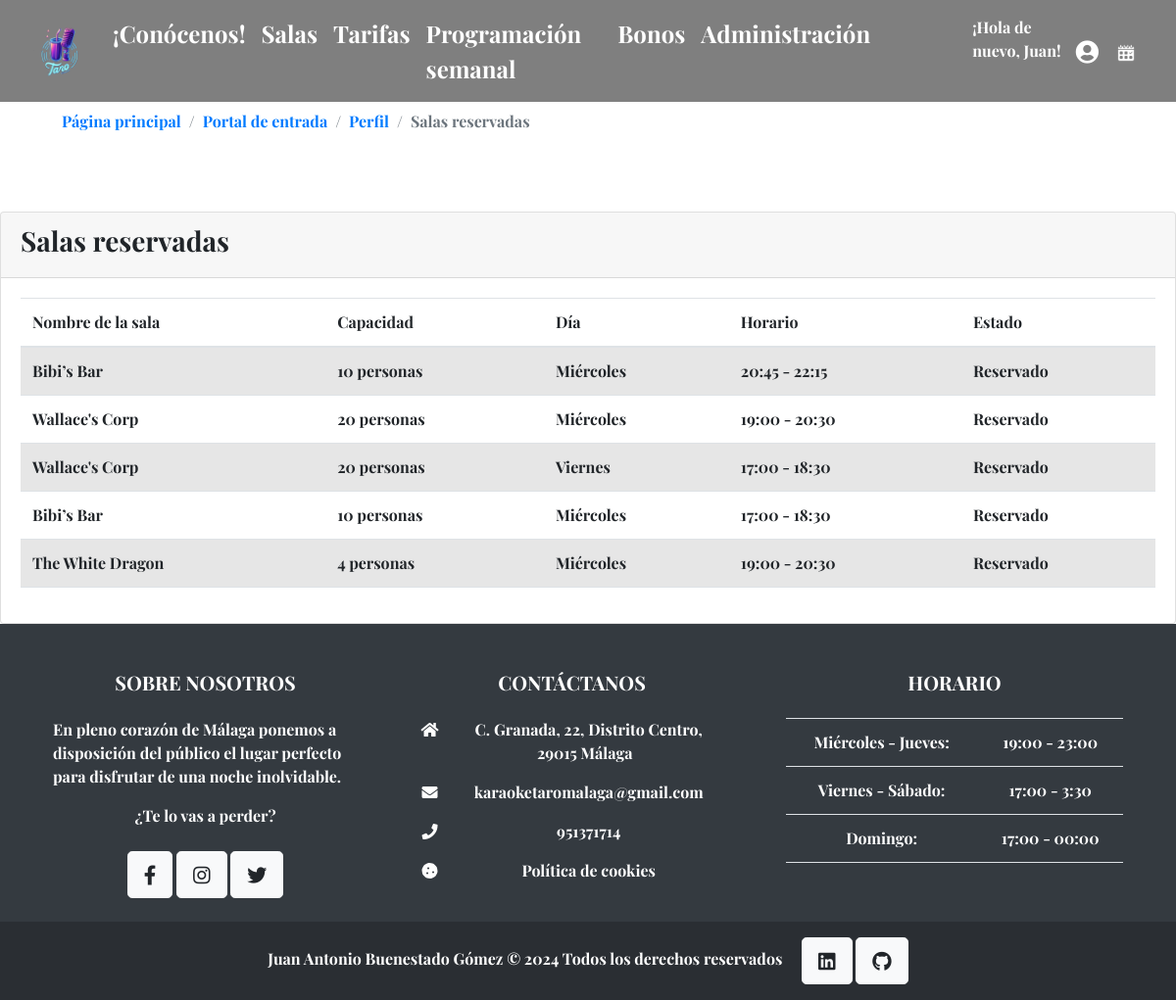
Screenshot of /salasReservadas/ (signed in) with the database file from the repository.
### core/models.py (models this page shows, shortened)
class CustomUser(AbstractUser):
    email = models.EmailField(unique=True)
    profile_images = models.ImageField(upload_to='profile_images/', default='profile_images/default.png', null=True, blank=True)

class Reserva(models.Model):
    id_reserva = models.AutoField(primary_key=True)
    usuario = models.ForeignKey(CustomUser, on_delete=models.CASCADE)
    sala = models.ForeignKey(Saladekaraoke, on_delete=models.CASCADE)
    horario = models.ForeignKey(HorarioSala, on_delete=models.CASCADE, null=True, blank=True)
    estado = models.CharField(max_length=20, default='Reservado')
    class Meta:
        db_table = 'reserva'
        unique_together = ('sala', 'horario')
        verbose_name = "Reserva"
        verbose_name_plural = "Reservas"

class Saladekaraoke(models.Model):
    id_sala = models.AutoField(primary_key=True)
    nombre = models.CharField(max_length=100)
    capacidad = models.IntegerField()
    disponibilidad = models.BooleanField()
    class Meta:
        db_table = 'saladekaraoke'
        verbose_name = "Sala"
        verbose_name_plural = "Salas"

class HorarioSala(models.Model):
    sala = models.ForeignKey(Saladekaraoke, on_delete=models.CASCADE)
    dia = models.CharField(max_length=20, default='Miércoles')
    inicio = models.TimeField()
    fin = models.TimeField()
    precio = models.DecimalField(max_digits=10, decimal_places=2, default=0);
    class Meta:
        db_table = 'horario_sala'
        verbose_name = "Horario"
        verbose_name_plural = "Horarios"

### core/views.py (the view)
# urls.py: path('salasReservadas/', views.salasReservadas, name='salasReservadas'),
def salasReservadas(request):
    usuario = request.user
    reservas = Reserva.objects.filter(usuario=usuario).select_related('sala', 'horario')    # Filtra las salas reservadas por el usuario mostrando los campos de sala y horario reservados
    return render(request, 'Perfil/salasReservadas.html', {'reservas': reservas})

### core/templates/Perfil/salasReservadas.html (shortened to what this page needs)
{% extends "base.html" %}
{% load static %}
{% block cuerpo %}
<main>
    <div class="container-fluid pt-4 pb-5">
    </div>
    <div class="container-fluid">
        <div class="row">
            <div class="col-md-12">
                <nav aria-label="breadcrumb" class="bg-white rounded-3 p-3 mb-4">
                    <ol class="breadcrumb bg-white">
                        <ol class="breadcrumb mb-0 bg-white">
                            <li class="breadcrumb-item">
                                <a href=href="{% url 'core:indice' %}">
                                    Página principal
                                </a>
                            </li>
                            <li class="breadcrumb-item">
                                <a href="{% url 'core:indexUsuario' %}">
                                    Portal de entrada
                                </a>
                            </li>
                            <li class="breadcrumb-item">
                                <a href="{% url 'core:perfil' %}">
                                    Perfil
                                </a>
                            </li>
                            <li class="breadcrumb-item active" aria-current="page">
                                Salas reservadas
                            </li>
                        </ol>
                    </ol>
                </nav>
            </div>
        </div>
    </div>
    <div class="card">
        <div class="card-header">
            <h3>
                Salas reservadas
            </h3>
        </div>
        <div class="card-body">
            <table class="table table-striped">
                <thead>
                    <tr>
                        <th>
                            Nombre de la sala
                        </th>
                        <th>
                            Capacidad
                        </th>
                        <th>
                            Día
                        </th>
                        <th>
                            Horario
                        </th>
                        <th>
                            Estado
                        </th>
                    </tr>
                </thead>
                <tbody>
                    {% for reserva in reservas %}
                        <tr>
                            <td>
                                {{ reserva.sala.nombre }}
                            </td>
                            <td>
                                {{ reserva.sala.capacidad }} personas
                            </td>
                            <td>
                                {{ reserva.horario.dia }}
                            </td>
                            <td>
                                {{ reserva.horario.inicio }} - {{ reserva.horario.fin }}
                            </td>
                            <td>
                                {{ reserva.estado }}
                            </td>
                        </tr>
                    {% endfor %}
                </tbody>
            </table>
        </div>
    </div>
</main>
{% endblock %}

### core/templates/base.html (shortened to what this page needs)
<!DOCTYPE html>
<html>
  <head>
    {% load static %}
    <link href="https://cdn.jsdelivr.net/npm/bootstrap@5.1.3/dist/css/bootstrap.min.css"
      rel="stylesheet"
/>
    <link href="https://cdnjs.cloudflare.com/ajax/libs/font-awesome/5.15.4/css/all.min.css" rel="stylesheet"/>
    <link rel="stylesheet" href="https://stackpath.bootstrapcdn.com/bootstrap/4.5.2/css/bootstrap.min.css"/>
    <link rel="stylesheet" href="{% static "css/estilos2.css" %}">
  </head>
  <body>
    {% block header %}
    <header>
      <nav class="navbar navbar-expand-lg fixed-top navbar-scroll" style="background-color: rgba(0, 0, 0, 0.5)">
        <div class="container-fluid">
          <a class="navbar-brand d-block logo" href="{% url 'core:indice' %}">
            <img src="{% static 'img/tarologo.png' %}" height="60" alt="Logo karaoke"/>
          </a>
          <div class="collapse navbar-collapse" id="navbarSupportedContent">
            <ul class="navbar-nav me-auto mb-2 mb-lg-0">
              <li class="nav-item">
                <a class="nav-link active conocenos" aria-current="page" href="{% url 'core:introduccion' %}">¡Conócenos!</a>
              </li>
              <li class="nav-item">
                <a class="nav-link salas" href="{% url 'core:tipoSalas' %}">Salas</a>
              </li>
              <li class="nav-item">
                <a id="verTarifasLinkBase" class="nav-link tarifas" href="#!" data-bs-toggle="modal" data-bs-target="#modal-601512">Tarifas</a>
              </li>
              <li class="nav-item">
                <a class="nav-link programacion" href="{% url 'core:programacionSemanal' %}">Programación semanal</a>
              </li>
              <li class="nav-item">
                <a class="nav-link bonos" href="{% url 'core:bonos' %}">Bonos</a>
              </li>
              {% if request.user.is_authenticated and request.user.is_staff %}
              <li class="nav-item pr-5">
                <a class="nav-link admin" href="{% url 'admin:index' %}">Administración</a>
              </li>
              {% endif %}
              {% if request.user.is_authenticated %}
              <li class="nav-item me-3 me-lg-0">
                <p class="text-white pt-2 pl-5">
                  ¡Hola de nuevo, {{ request.user.username | capfirst }}!
                </p>
              </li>
              {% endif %}
            </ul>
            <ul class="navbar-nav d-flex flex-row">
              <li class="nav-item me-3 me-lg-0">
                <a class="nav-link index" href="{% url 'core:indexUsuario' %}">
                  <i class="fas fa-user-circle"></i>
                </a>
              </li>
              {% if request.user.is_authenticated %}
              <li class="nav-item me-3 me-lg-0">
                <a class="nav-link reserva" href="{% url 'core:listaSalas' %}">
                  <img class="pb-1" src="{% static 'img/booking (1).png' %}" height="28" alt="Calendario señalado"/>
                </a>
              </li>
              {% endif %}
            </ul>
          </div>
        </div>
      </nav>
    </header>
    {% endblock %}
    {% block cuerpo %} {% endblock %}
    {% block footer %}
    <footer class="text-white text-center text-lg-start bg-dark">
      <div class="container p-4">
        <div class="row mt-4">
          <div class="col-lg-4 col-md-12 mb-4 mb-md-0 pr-5">
            <h5 class="text-uppercase mb-4">Sobre nosotros</h5>
            <p class="text-left">
              En pleno corazón de Málaga ponemos a disposición del público el
              lugar perfecto para disfrutar de una noche inolvidable.
            </p>
            <p>
              ¿Te lo vas a perder?
            </p>
            <div class="mt-4">
              <a href="https://www.facebook.com/profile.php?id=61560528690597" target="_blank" type="button"
              class="btn btn-floating btn-light btn-lg"><i class="fab fa-facebook-f"></i></a>
              <a href="https://www.instagram.com/karaoke.taro/" target="_blank" type="button"
                class="btn btn-floating btn-light btn-lg"><i class="fab fa-instagram"></i></a>
              <a href="https://twitter.com/karaoketaromlg" target="_blank" type="button"
              class="btn btn-floating btn-light btn-lg"><i class="fab fa-twitter"></i></a>
            </div>
          </div>
          <div class="col-lg-4 col-md-6 mb-4 mb-md-0 pr-5">
            <h5 class="text-uppercase mb-4">Contáctanos</h5>
            <ul class="fa-ul" style="margin-left: 1.65em">
              <li class="mb-3">
                <span class="fa-li"><i class="fas fa-home"></i></span>
                <span class="ms-2">C. Granada, 22, Distrito Centro, 29015 Málaga</span>
              </li>
              <li class="mb-3">
                <span class="fa-li"><i class="fas fa-envelope"></i></span
                ><span class="ms-2">karaoketaromalaga@gmail.com</span>
              </li>
              <li class="mb-3">
                <span class="fa-li"><i class="fas fa-phone"></i></span><span class="ms-2">951371714</span>
              </li>
              <li class="mb-3">
                <a data-bs-toggle="modal" data-bs-target="#cookieModal" style="color: #ffffff; text-decoration:none;">
                  <span class="fa-li"><i class="fas fa-cookie"></i></span>
                  <span class="ms-2">Política de cookies</span>
                </a>
              </li>
            </ul>
          </div>
          <div class="col-lg-4 col-md-6 mb-4 mb-md-0">
            <h5 class="text-uppercase mb-4">Horario</h5>
            <table class="table text-center text-white">
              <tbody class="fw-normal">
                <tr>
                  <td>Miércoles - Jueves:</td>
                  <td>19:00 - 23:00</td>
                </tr>
                <tr>
                  <td>Viernes - Sábado:</td>
                  <td>17:00 - 3:30</td>
                </tr>
                <tr>
                  <td>Domingo:</td>
                  <td>17:00 - 00:00</td>
                </tr>
              </tbody>
            </table>
          </div>
        </div>
      </div>
      <div class="text-center p-3" style="background-color: rgba(0, 0, 0, 0.2)">
        <strong>Juan Antonio Buenestado Gómez © 2024</strong> Todos los derechos reservados
        <a href="https://www.linkedin.com/in/ja-bg/" target="_blank" type="button"
        class="btn btn-floating btn-light btn-lg ml-3">
          <i class="fab fa-linkedin"></i>
        </a>
        <a href="https://github.com/xocoduda" target="_blank" type="button"
          class="btn btn-floating btn-light btn-lg">
          <i class="fab fa-github"></i>
        </a>
      </div>
    </footer>
    {% endblock %}
  </body>
</html>

### core/static/css/estilos2.css (style rules this page uses)
body { font-family: "Playfair", sans-serif; }
.navbar-brand { letter-spacing: 3px; font-size: 2rem; font-weight: 500; }
.navbar-scroll .navbar-brand, .navbar-scroll .nav-link, .navbar-scroll .fa-bars { color: #fff; }
.navbar-scroll { box-shadow: none; }
.conocenos, .salas, .tarifas, .programacion, .bonos, .admin, .index, .reserva, .logo, .navbar-toggler { font-size: 1.5rem; }

### rows the page displays
CustomUser: user.username "Juan"
Reserva: sala.nombre "Bibi’s Bar", sala.capacidad "10", horario.dia "Miércoles", horario.inicio "20:45", horario.fin "22:15", estado "Reservado"
Reserva: sala.nombre "Wallace's Corp", sala.capacidad "20", horario.dia "Miércoles", horario.inicio "19:00", horario.fin "20:30", estado "Reservado"
Reserva: sala.nombre "Wallace's Corp", sala.capacidad "20", horario.dia "Viernes", horario.inicio "17:00", horario.fin "18:30", estado "Reservado"
Reserva: sala.nombre "Bibi’s Bar", sala.capacidad "10", horario.dia "Miércoles", horario.inicio "17:00", horario.fin "18:30", estado "Reservado"
Reserva: sala.nombre "The White Dragon", sala.capacidad "4", horario.dia "Miércoles", horario.inicio "19:00", horario.fin "20:30", estado "Reservado"
